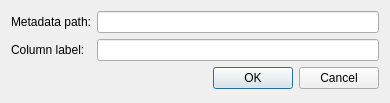
<?xml version="1.0" encoding="UTF-8"?>
<ui version="4.0">
 <class>AddColumnDialog</class>
 <widget class="QDialog" name="AddColumnDialog">
  <property name="geometry">
   <rect>
    <x>0</x>
    <y>0</y>
    <width>390</width>
    <height>103</height>
   </rect>
  </property>
  <property name="windowTitle">
   <string>Add new column</string>
  </property>
  <property name="modal">
   <bool>true</bool>
  </property>
  <layout class="QFormLayout" name="formLayout">
   <item row="1" column="0">
    <widget class="QLabel" name="label_2">
     <property name="text">
      <string>Metadata path:</string>
     </property>
    </widget>
   </item>
   <item row="1" column="1">
    <widget class="QLineEdit" name="metadataPathEdit">
     <property name="toolTip">
      <string>Enter colon-separated metadata path. Example: EGRESS_INFO:qdiscs:0:name.</string>
     </property>
    </widget>
   </item>
   <item row="4" column="0" colspan="2">
    <widget class="QDialogButtonBox" name="buttonBox">
     <property name="orientation">
      <enum>Qt::Horizontal</enum>
     </property>
     <property name="standardButtons">
      <set>QDialogButtonBox::Cancel|QDialogButtonBox::Ok</set>
     </property>
    </widget>
   </item>
   <item row="2" column="0">
    <widget class="QLabel" name="label">
     <property name="text">
      <string>Column label:</string>
     </property>
    </widget>
   </item>
   <item row="2" column="1">
    <widget class="QLineEdit" name="columnNameEdit"/>
   </item>
  </layout>
 </widget>
 <tabstops>
  <tabstop>metadataPathEdit</tabstop>
  <tabstop>columnNameEdit</tabstop>
  <tabstop>buttonBox</tabstop>
 </tabstops>
 <resources/>
 <connections>
  <connection>
   <sender>buttonBox</sender>
   <signal>accepted()</signal>
   <receiver>AddColumnDialog</receiver>
   <slot>accept()</slot>
   <hints>
    <hint type="sourcelabel">
     <x>248</x>
     <y>254</y>
    </hint>
    <hint type="destinationlabel">
     <x>157</x>
     <y>274</y>
    </hint>
   </hints>
  </connection>
  <connection>
   <sender>buttonBox</sender>
   <signal>rejected()</signal>
   <receiver>AddColumnDialog</receiver>
   <slot>reject()</slot>
   <hints>
    <hint type="sourcelabel">
     <x>316</x>
     <y>260</y>
    </hint>
    <hint type="destinationlabel">
     <x>286</x>
     <y>274</y>
    </hint>
   </hints>
  </connection>
 </connections>
</ui>
